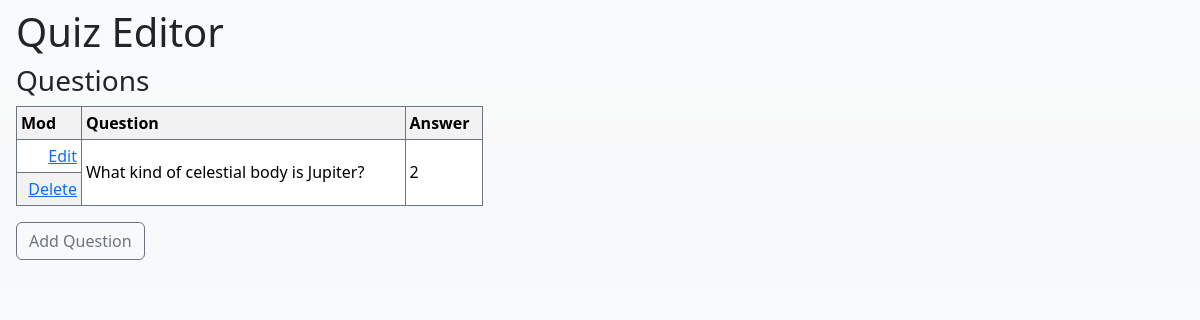
The app's page /, older data.
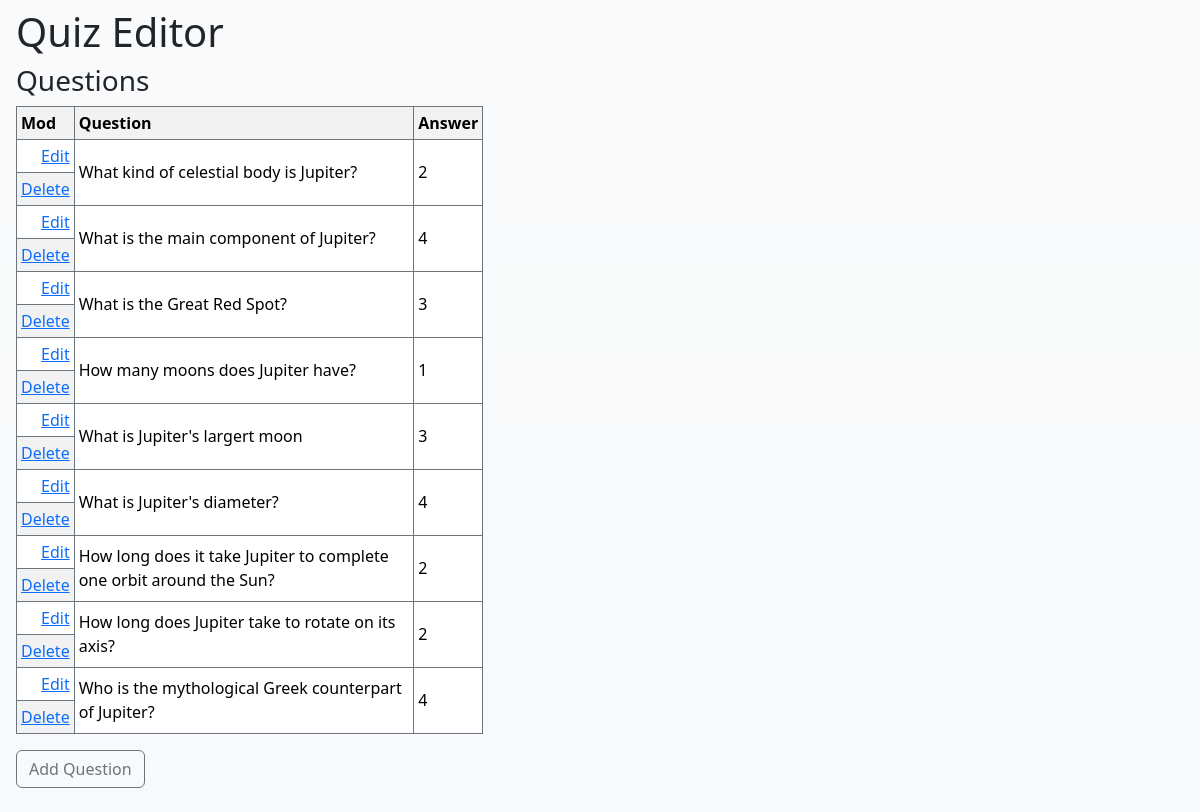
The same page, newer data.
### quiz_app/models.py (models this page shows, shortened)
class Question(models.Model):
    question_text = models.CharField(max_length=255)
    correct_option = models.CharField(max_length=1)

### quiz_app/views.py (the view)
# urls.py: path("", views.index, name="index"),
def index(request):
    questions = Question.objects.all()
    return render(request, "index.html", {"questions": questions})

### quiz_app/templates/index.html (shortened to what this page needs)
<!DOCTYPE html>
<html lang="en">
  <head>
    <link
      href="https://cdn.jsdelivr.net/npm/bootstrap@5.3.2/dist/css/bootstrap.min.css"
      rel="stylesheet"
    />
  </head>
  <body class="px-3 py-2 bg-light bg-gradient">
    <h1>Quiz Editor</h1>
    <h3>Questions</h3>
    <table
      class="table table-striped table-bordered border-secondary table-sm"
      style="width: 40%"
    >
      <tr>
        <th>Mod</th>
        <th>Question</th>
        <th>Answer</th>
      </tr>
      {% for question in questions %}
      <tr>
        <td align="right" style="vertical-align: middle">
          <a href="question/update/{{ question.id }}">Edit</a>
        </td>
        <td rowspan="2" style="vertical-align: middle">
          {{ question.question_text|linebreaksbr }}
        </td>
        <td rowspan="2" style="vertical-align: middle">
          {{ question.correct_option }}
        </td>
      </tr>
      <tr>
        <td align="right" style="vertical-align: middle">
          <a href="question/delete/{{ question.id }}">Delete</a>
        </td>
      </tr>
      {% endfor %}
    </table>
    <p>
      <button
        type="button"
        class="btn btn-outline-secondary"
        onclick="window.location.href='question/add'"
      >
        Add Question
      </button>
    </p>
  </body>
</html>

Row changes from the older to the newer data that the page shows:
added Question: question_text "What is the main component of Jupiter?", correct_option "4"
added Question: question_text "What is the Great Red Spot?", correct_option "3"
added Question: question_text "How many moons does Jupiter have?", correct_option "1"
added Question: question_text "What is Jupiter's largert moon", correct_option "3"
added Question: question_text "What is Jupiter's diameter?", correct_option "4"
added Question: question_text "How long does it take Jupiter to complete one orbit around the Sun?", correct_option "2"
added Question: question_text "How long does Jupiter take to rotate on its axis?", correct_option "2"
added Question: question_text "Who is the mythological Greek counterpart of Jupiter?", correct_option "4"
